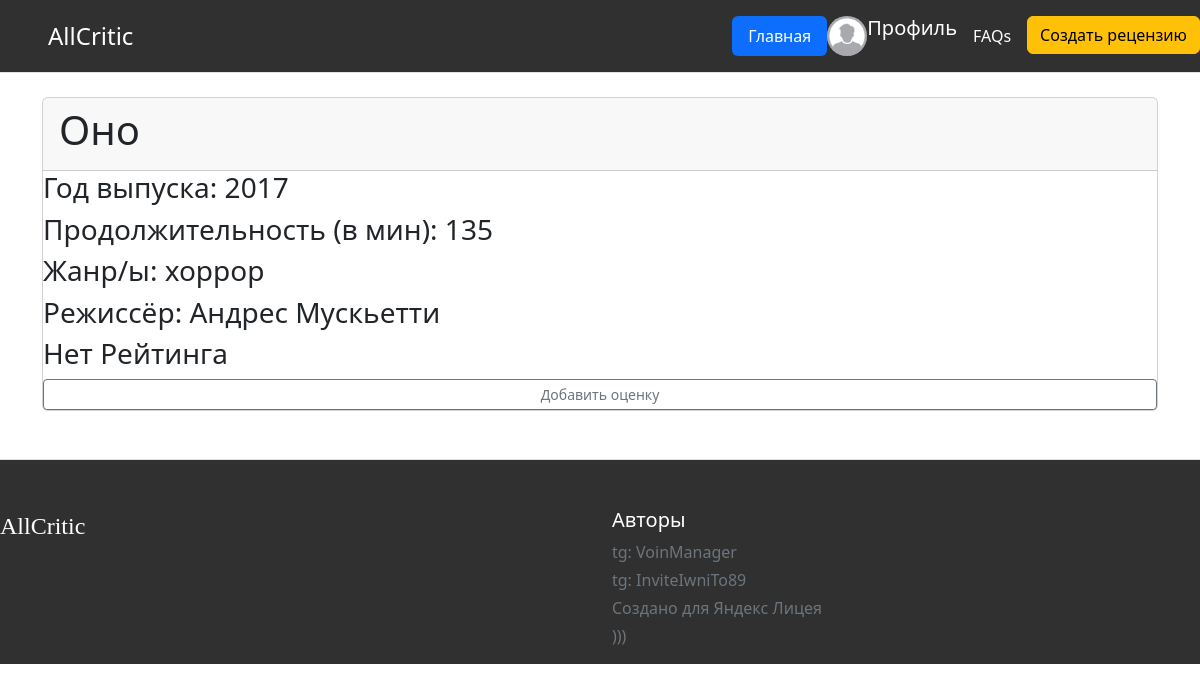
Screenshot of /card/2 (signed in) with the database file from the repository.
### main.py (models this page shows, shortened)
class Card(SqlAlchemyBase):
    __tablename__ = 'cards'
    id = sqlalchemy.Column(sqlalchemy.Integer, primary_key=True, autoincrement=True)
    title = sqlalchemy.Column(sqlalchemy.String(100), nullable=False)
    released_year = sqlalchemy.Column(sqlalchemy.Integer, nullable=True)
    runtime = sqlalchemy.Column(sqlalchemy.Integer, nullable=True)
    genre = sqlalchemy.Column(sqlalchemy.String(100), nullable=True)
    director = sqlalchemy.Column(sqlalchemy.String(100), nullable=True)
    user_rating = sqlalchemy.Column(sqlalchemy.Float, nullable=True)
    list_of_user_ratings = sqlalchemy.Column(sqlalchemy.PickleType(), nullable=True)
    created_date = sqlalchemy.Column(sqlalchemy.DateTime, default=datetime.now(timezone.utc))

### main.py (the view)
@app.route('/card/<int:card_id>', methods=['GET', 'POST'])
def card(card_id):
    card = db.session.query(Card).filter(Card.id == card_id).first()
    if card:
        return render_template('card.html', card=card)
    else:
        return render_template('messages.html', message='Такого фильма или сериала не найдено')

### main.py (called while the page is built)
@login_manager.user_loader
def load_user(user_id):
    return db.session.get(User, user_id)

### templates/card.html
{% extends "base.html" %}
{% block body %}
<div class="container">
    <div class="card">
        <div class="card-header">
    <h1>{{ card.title }}</h1> </div>
    <h3>Год выпуска: {{ card.released_year }}</h3>
    <h3>Продолжительность (в мин): {{ card.runtime }}</h3>
    <h3>Жанр/ы: {{ card.genre }}</h3>
    <h3>Режиссёр: {{ card.director }}</h3>
    {% if card.user_rating %}
        <h3>Пользовательский рейтинг: {{ card.user_rating }}</h3>
    {% else %}
        <h3>Нет Рейтинга</h3>
    {% endif %}
    <button type="button" class="btn btn-sm btn-outline-secondary" onclick="location.href='/add-score/{{ card.id }}'">Добавить оценку</button>
    </div></div>
{% endblock %}

### rows the page displays
Card: title "Оно", released_year "2017", runtime "135", genre "хоррор", director "Андрес Мускьетти"
